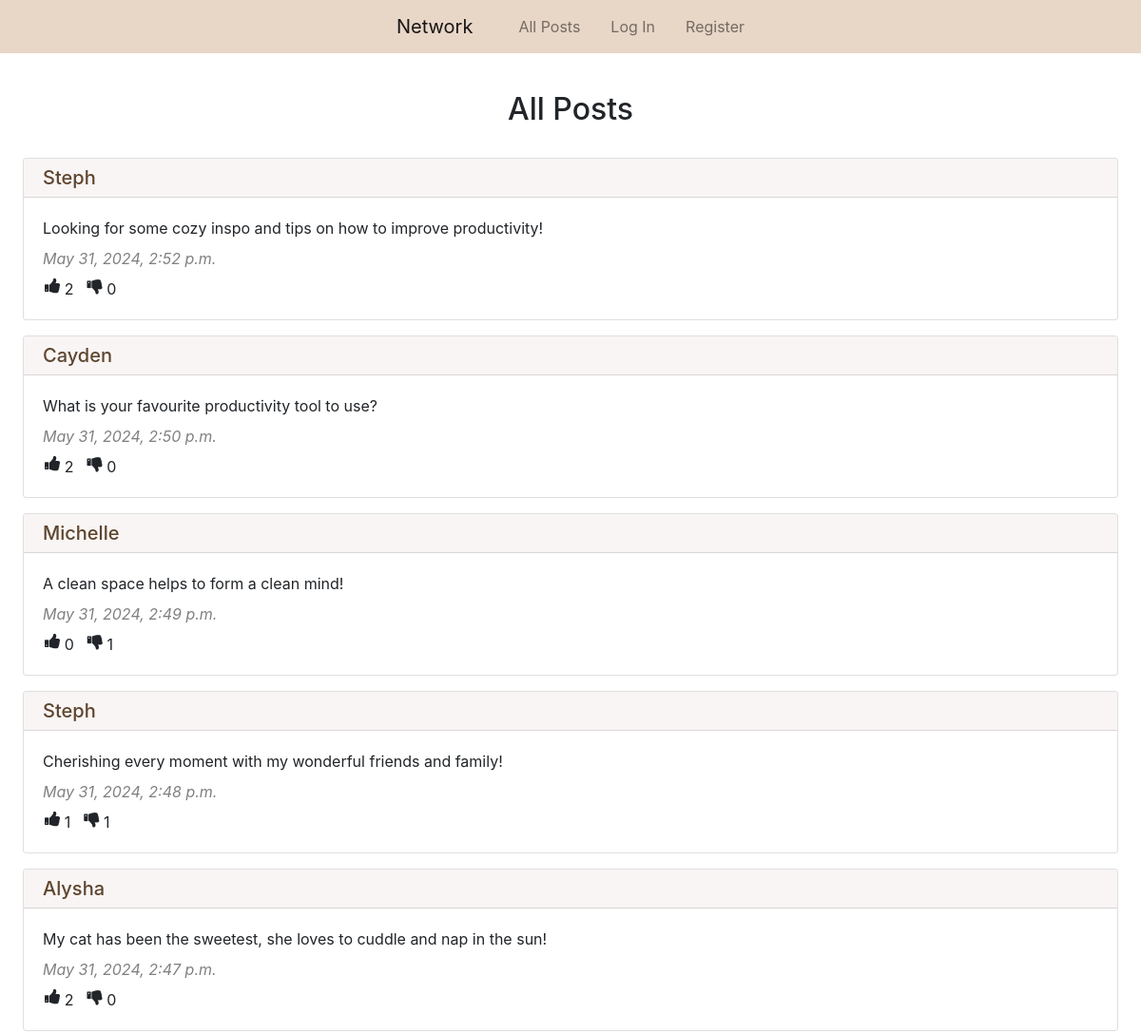
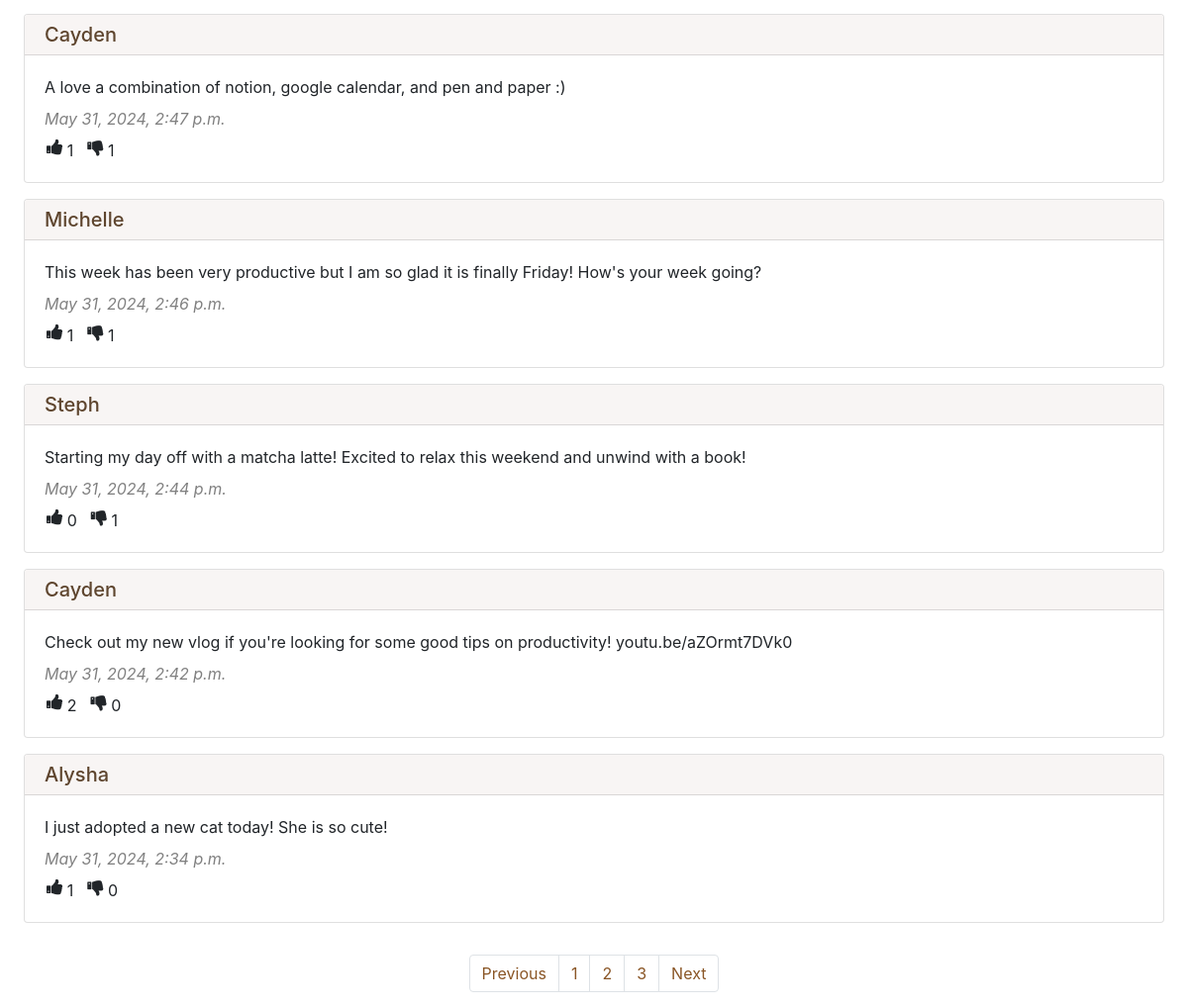
Screenshot of /?page=2 with the database file from the repository (2 pictures, top to bottom).
### network/models.py (models this page shows, shortened)
class Post(models.Model):
    content = models.CharField(max_length=300)
    user = models.ForeignKey(User, on_delete=models.CASCADE, related_name="post_user")
    date_time = models.DateTimeField(auto_now_add=True)

class User(AbstractUser):
    pass

### network/views.py (the view)
# urls.py: path("", views.index, name="index"),
def index(request):
    all_posts = Post.objects.all().order_by("id").reverse()
    all_likes = Like.objects.all()
    your_liked_post_ids = []
    try:
        for like in all_likes:
            if like.user.id == request.user.id:
                your_liked_post_ids.append(like.post.id)
    except:
        your_liked_post_ids = []
    all_dislikes = Dislike.objects.all()
    your_disliked_post_ids = []
    try:
        for dislike in all_dislikes:
            if dislike.user.id == request.user.id:
                your_disliked_post_ids.append(dislike.post.id)
    except:
        your_disliked_post_ids = []
    paginator = Paginator(all_posts, 10)
    page_number = request.GET.get("page")
    page_posts = paginator.get_page(page_number)
    return render(request, "network/index.html", {
        "page_posts": page_posts,
        "your_liked_post_ids": your_liked_post_ids,
        "your_disliked_post_ids": your_disliked_post_ids
    })

### network/templates/network/index.html (shortened to what this page needs)
{% extends "network/layout.html" %}
{% block body %}
    <h2 class="px-5 pt-4 pb-3 mt-3 text-center">All Posts</h2>
    {% for post in page_posts %}
        <div class="px-4 py-2">
            <div class="card">
                <h5 class="card-header bg-brown pt-2 pb-2"><a class="brownlink" href="{% url 'profile' user_id=post.user.id %}">{{ post.user.username | capfirst }}</a></h5>
                <div class="card-body">
                    <p class="card-text mt-0 mb-2" id="content_{{ post.id }}">{{ post.content }}</p>
                    <p class="card-text grey mt-2 mb-1"><i>{{ post.date_time }}</i></p>
                    <div class="row pl-3 mt-2">
                        <div class="pl-3 pr-4 row">
                            <i class="fa fa-thumbs-up" style="font-size:18px"></i>
                            <div class="px-1" id="like_count_{{ post.id }}"> {{ post.like_post.count }}</div>
                        </div>
                        <div class="pl-3 row">
                            <i class="fa fa-thumbs-down" style="font-size:18px"></i>
                            <div class="px-1" id="dislike_count_{{ post.id }}"> {{ post.dislike_post.count }}</div>
                        </div>
                    </div>
                </div>
            </div>
        </div>
    {% endfor %}
    <br>
    <nav aria-label="Page navigation">
        <ul class="pagination d-flex justify-content-center">
            {% if page_posts.has_previous %}
                <li class="page-item"><a class="page-link brown-text" href="?page={{ page_posts.previous_page_number }}">Previous</a></li>
            {% endif %}
            {% for i in page_posts.paginator.page_range %}
                <li class="page-item"><a class="page-link brown-text" href="?page={{ i }}">{{ i }}</a></li>
            {% endfor %}
            {% if page_posts.has_next %}
                <li class="page-item"><a class="page-link brown-text" href="?page={{ page_posts.next_page_number }}">Next</a></li>
            {% endif %}
        </ul>
      </nav>
{% endblock %}

### network/static/network/styles.css (style rules this page uses)
.brownlink { color: #8a5626 !important; }
.brownlink { color: #5e452e !important; }
.bg-brown { background-color: #f8f5f4 !important; }
.brown-text { color: #8a5626 !important; }
.grey { color: grey !important; }

### rows the page displays
Post: user.username "Steph", content "Looking for some cozy inspo and tips on how to improve productivity!", date_time "May 31, 2024, 2:52 p.m.", like_post.count "2", dislike_post.count "0"
Post: user.username "Cayden", content "What is your favourite productivity tool to use?", date_time "May 31, 2024, 2:50 p.m.", like_post.count "2", dislike_post.count "0"
Post: user.username "Michelle", content "A clean space helps to form a clean mind!", date_time "May 31, 2024, 2:49 p.m.", like_post.count "0", dislike_post.count "1"
Post: user.username "Steph", content "Cherishing every moment with my wonderful friends and family!", date_time "May 31, 2024, 2:48 p.m.", like_post.count "1", dislike_post.count "1"
Post: user.username "Alysha", content "My cat has been the sweetest, she loves to cuddle and nap in the sun!", date_time "May 31, 2024, 2:47 p.m.", like_post.count "2", dislike_post.count "0"
Post: user.username "Cayden", content "A love a combination of notion, google calendar, and pen and paper :)", date_time "May 31, 2024, 2:47 p.m.", like_post.count "1", dislike_post.count "1"
Post: user.username "Michelle", content "This week has been very productive but I am so glad it is finally Friday! How's your week going?", date_time "May 31, 2024, 2:46 p.m.", like_post.count "1", dislike_post.count "1"
Post: user.username "Steph", content "Starting my day off with a matcha latte! Excited to relax this weekend and unwind with a book!", date_time "May 31, 2024, 2:44 p.m.", like_post.count "0", dislike_post.count "1"
Post: user.username "Cayden", content "Check out my new vlog if you're looking for some good tips on productivity! youtu.be/aZOrmt7DVk0", date_time "May 31, 2024, 2:42 p.m.", like_post.count "2", dislike_post.count "0"
Post: user.username "Alysha", content "I just adopted a new cat today! She is so cute!", date_time "May 31, 2024, 2:34 p.m.", like_post.count "1", dislike_post.count "0"

### other values shown
{{ i }} "1" "2" "3"
